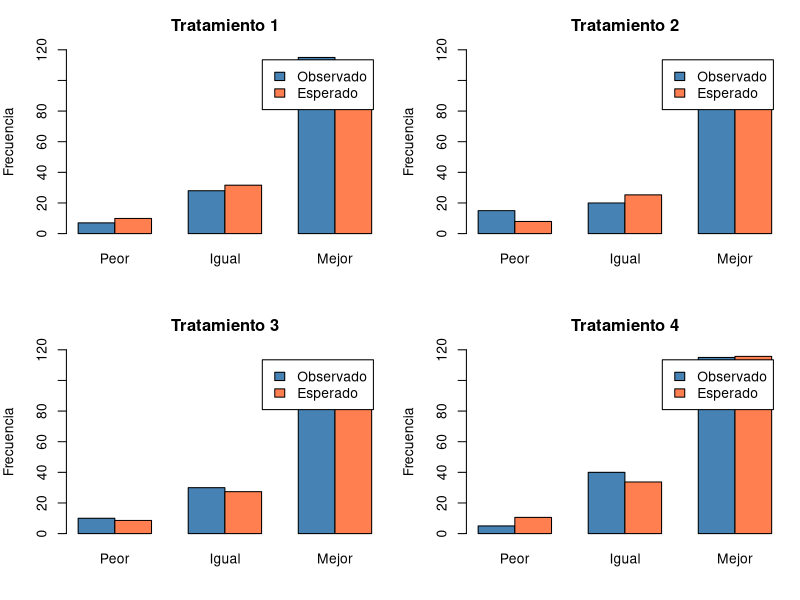
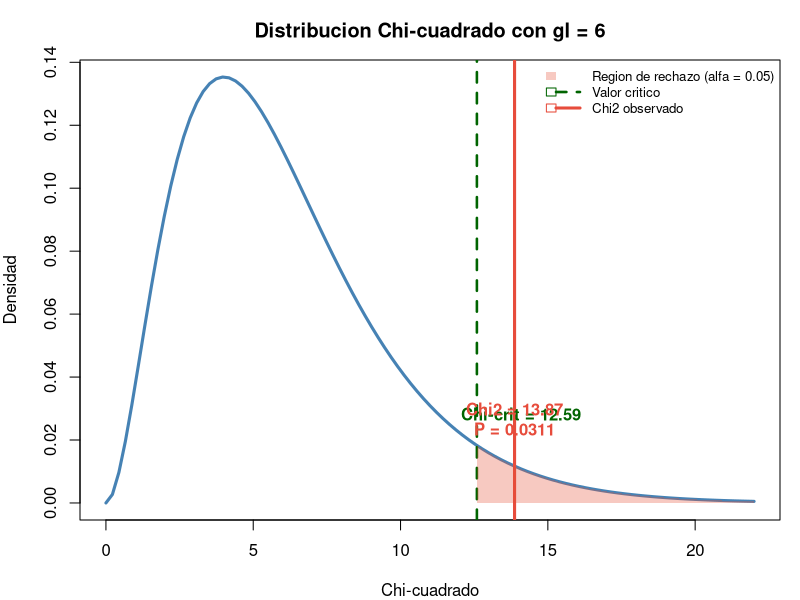
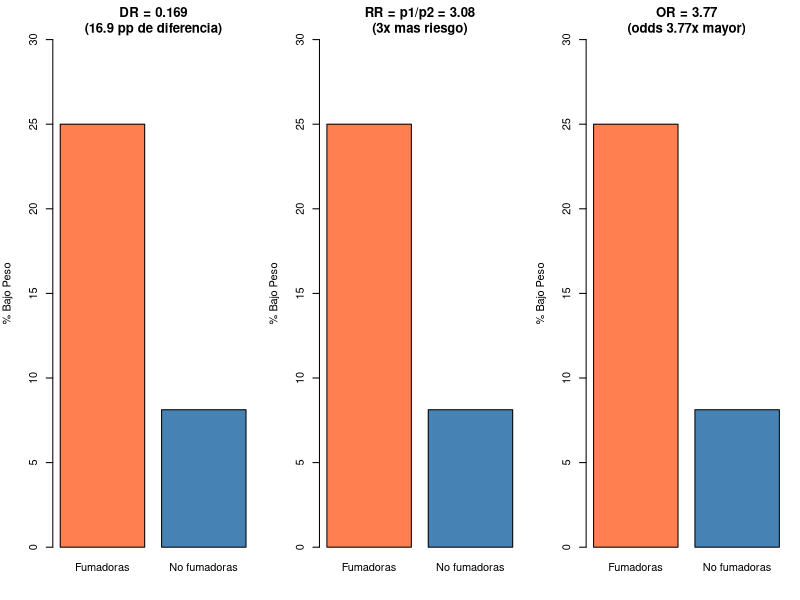
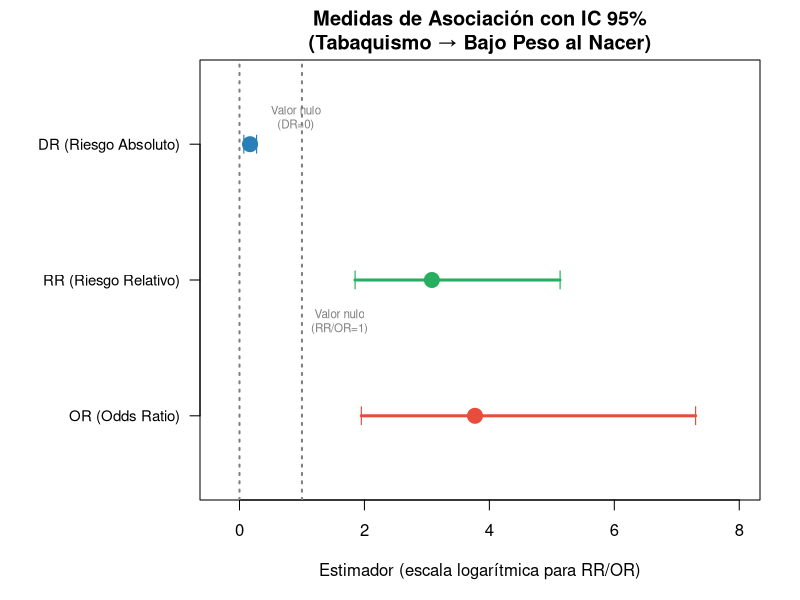
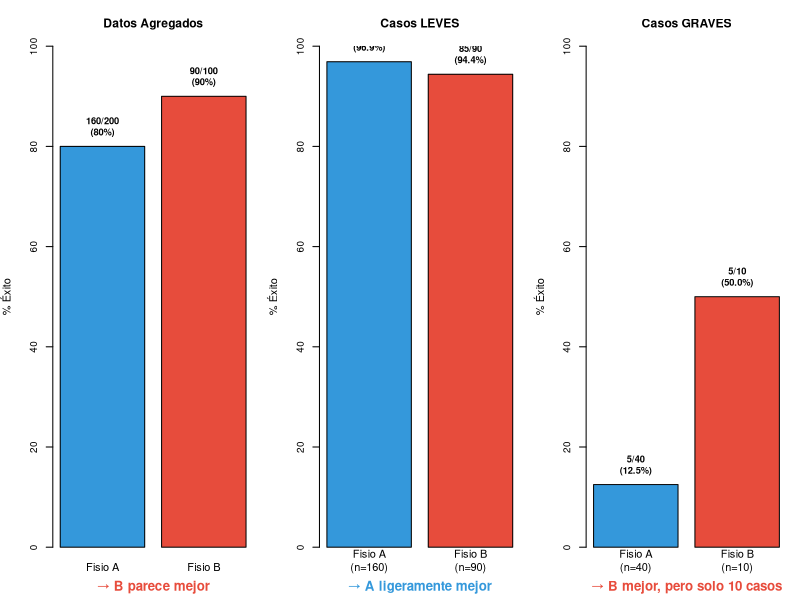

Write the R code that produced these figures, in order.
## ---- chunk 1
trat <- matrix(c(7,28,115,15,20,85,10,30,90,5,40,115), nrow=4, byrow=TRUE)
round(chisq.test(trat)$expected, 2)
## ---- chunk 2
#| fig-height: 5
O <- matrix(c(7,28,115, 15,20,85, 10,30,90, 5,40,115), nrow=4, byrow=TRUE)
E <- matrix(c(9.91,31.61,108.48, 7.93,25.28,86.79, 8.59,27.39,94.02, 10.57,33.72,115.71), nrow=4, byrow=TRUE)

par(mfrow=c(2,2), mar=c(4,4,3,1))
for(i in 1:4){
  barplot(rbind(O[i,], E[i,]), beside=TRUE, names=c("Peor","Igual","Mejor"),
          col=c("steelblue","coral"), main=paste("Tratamiento",i),
          ylab="Frecuencia", ylim=c(0,120), legend=c("Observado","Esperado"))
}
par(mfrow=c(1,1))
## ---- chunk 3
chi <- chisq.test(trat)
cat("χ²exp =", round(chi$statistic,2), "| gl =", chi$parameter,
    "| P =", round(chi$p.value,4))
## ---- chunk 4
#| fig-height: 5
gl <- 6
chi_exp <- 13.87
chi_crit <- qchisq(0.95, gl)
p_val <- round(1 - pchisq(chi_exp, gl), 4)

curve(dchisq(x, gl), 0, 22, lwd = 3, col = "steelblue",
      main = "Distribucion Chi-cuadrado con gl = 6",
      xlab = "Chi-cuadrado", ylab = "Densidad")
abline(v = chi_crit, col = "darkgreen", lwd = 2.5, lty = 2)
abline(v = chi_exp, col = "#e74c3c", lwd = 3)
# Region de rechazo
xr <- seq(chi_crit, 22, 0.01)
yr <- dchisq(xr, gl)
polygon(c(xr, rev(xr)), c(yr, rep(0, length(yr))),
        col = rgb(0.9, 0.3, 0.2, 0.3), border = NA)
# Etiquetas
text(chi_crit + 1.5, dchisq(chi_crit, gl) + 0.01,
     "Chi-crit = 12.59", col = "darkgreen", font = 2)
text(chi_exp, dchisq(chi_exp, gl) + 0.015,
     paste0("Chi2 = ", chi_exp, "\nP = ", p_val), col = "#e74c3c", font = 2)
legend("topright", c("Region de rechazo (alfa = 0.05)", "Valor critico", "Chi2 observado"),
       fill = c(rgb(0.9, 0.3, 0.2, 0.3), NA, NA),
       border = c(NA, "darkgreen", "#e74c3c"),
       lty = c(NA, 2, 1), lwd = c(NA, 2.5, 3),
       col = c(NA, "darkgreen", "#e74c3c"), bty = "n", cex = 0.8)
## ---- chunk 5
chi <- chisq.test(trat)
round(chi$stdres, 2)
## ---- chunk 6
tumor <- matrix(c(23,9,6,21,4,3,34,24,17), nrow=3, byrow=TRUE)
chi2 <- chisq.test(tumor)
cat("χ²exp =", round(chi2$statistic,2), "| gl =", chi2$parameter,
    "| P =", round(chi2$p.value,4))
# χ²exp = 7.64, gl = 4, P = 0.106 → No significativo (pero hay indicios)
## ---- chunk 7
tabla <- matrix(c(20,26,60,294), nrow=2)
chi <- chisq.test(tabla, correct=TRUE)
cat("χ²exp =", round(chi$statistic,2), "| P =", format(chi$p.value, digits=4))
## ---- chunk 8
#| fig-height: 4.5
par(mfrow=c(1,3), mar=c(4,4,3,1))
# DR
p1<-20/80; p2<-26/320
barplot(c(p1,p2)*100, names=c("Fumadoras","No fumadoras"), col=c("coral","steelblue"),
        main=paste0("DR = ",round(p1-p2,3),"\n(",round((p1-p2)*100,1)," pp de diferencia)"),
        ylab="% Bajo Peso", ylim=c(0,30))
# RR = 3.08
barplot(c(p1,p2)*100, names=c("Fumadoras","No fumadoras"), col=c("coral","steelblue"),
        main=paste0("RR = p1/p2 = ",round(p1/p2,2),"\n(3x mas riesgo)"),
        ylab="% Bajo Peso", ylim=c(0,30))
# OR = 3.77
barplot(c(p1,p2)*100, names=c("Fumadoras","No fumadoras"), col=c("coral","steelblue"),
        main=paste0("OR = ",round((20*294)/(26*60),2),"\n(odds 3.77x mayor)"),
        ylab="% Bajo Peso", ylim=c(0,30))
par(mfrow=c(1,1))
## ---- chunk 9
O11<-20; O12<-26; O21<-60; O22<-294; C1<-80; C2<-320
d  <- O11/C1 - O12/C2
R  <- (O11/C1) / (O12/C2)
O  <- (O11*O22)/(O12*O21)
cat("Riesgo Absoluto d =", round(d,3),
    "\nRiesgo Relativo R =", round(R,3),
    "\nOdds Ratio      O =", round(O,3))
## ---- chunk 10
#| fig-height: 4.5
# Forest plot de las medidas de asociación con IC 95%
medidas <- c("DR (Riesgo Absoluto)", "RR (Riesgo Relativo)", "OR (Odds Ratio)")
estimador <- c(0.169, 3.08, 3.77)
ic_inf <- c(0.067, 1.85, 1.95)
ic_sup <- c(0.271, 5.13, 7.30)
valor_nulo <- c(0, 1, 1)
colores <- c("#2980b9", "#27ae60", "#e74c3c")

par(mar = c(5, 10, 3, 2))
plot(estimador, 3:1, pch = 19, cex = 2, col = colores,
     xlim = c(-0.3, 8), ylim = c(0.5, 3.5), yaxt = "n",
     xlab = "Estimador (escala logarítmica para RR/OR)", ylab = "",
     main = "Medidas de Asociación con IC 95%\n(Tabaquismo → Bajo Peso al Nacer)",
     log = "")
axis(2, at = 3:1, labels = medidas, las = 1, cex.axis = 0.9)
# Intervalos de confianza
for(i in 1:3) {
  lines(c(ic_inf[i], ic_sup[i]), c(3-i+1, 3-i+1), lwd = 3, col = colores[i])
  points(ic_inf[i], 3-i+1, pch = "|", cex = 1.2, col = colores[i])
  points(ic_sup[i], 3-i+1, pch = "|", cex = 1.2, col = colores[i])
}
# Líneas de valor nulo
abline(v = 0, lty = 3, col = "grey50", lwd = 2)
text(0.9, 3.2, "Valor nulo\n(DR=0)", col = "grey50", cex = 0.7)
abline(v = 1, lty = 3, col = "grey50", lwd = 2)
text(1.6, 1.7, "Valor nulo\n(RR/OR=1)", col = "grey50", cex = 0.7)
## ---- chunk 11
n12<-15; n21<-31
z_exp <- (abs(n12-n21)-0.5)/sqrt(n12+n21)
P <- 2*(1-pnorm(z_exp))
cat("zexp =", round(z_exp,3), "| P =", round(P,4))
## ---- chunk 12
n<-166; n12<-15; n21<-31; z_a<-qnorm(0.975)
d <- (n12-n21)/n
se <- sqrt((n12+n21) - (n12-n21)^2/n) / n
IC <- c(d - z_a*se, d + z_a*se)
cat("Diferencia =", round(d,4), "| IC95% = (", round(IC[1],4), ",", round(IC[2],4), ")")
## ---- chunk 13
matriz <- matrix(c(8, 2, 3, 7), nrow=2, byrow=TRUE)
rownames(matriz) <- c("Terapia", "Control")
colnames(matriz) <- c("Mejoría", "No mejoría")
# Chi-cuadrado: frecuencias esperadas
cat("Frecuencias esperadas:\n"); print(round(chisq.test(matriz)$expected, 1))
# Fisher exact test
fisher.test(matriz)
## ---- chunk 14
p1 <- 0.60; p2 <- 0.36
DR <- p1 - p2
NNT <- 1 / abs(DR)
cat("DR =", round(DR, 3), "\nNNT =", round(NNT, 1),
    "\n→ Necesitas tratar", ceiling(NNT), "pacientes con electroterapia",
    "\n  para que 1 adicional mejore respecto a ejercicio solo")
## ---- chunk 15
#| fig-height: 5.5
par(mfrow = c(1, 3), mar = c(4, 4, 3.5, 1))

# --- Datos ---
# Agregado: A: 160/200 = 80%, B: 90/100 = 90%
# Estratificado por gravedad:
# Leves:  A = 155/160 (96.9%), B = 85/90 (94.4%)
# Graves: A =   5/40  (12.5%), B =  5/10 (50.0%)

# Panel 1: Datos agregados
bp1 <- barplot(c(80, 90), names = c("Fisio A", "Fisio B"),
               col = c("#3498db", "#e74c3c"), ylim = c(0, 100),
               main = "Datos Agregados", ylab = "% Éxito",
               cex.main = 1.1, cex.axis = 0.9)
text(bp1, c(80, 90) + 4, labels = c("160/200\n(80%)", "90/100\n(90%)"),
     cex = 0.85, font = 2)
mtext("→ B parece mejor", side = 1, line = 2.5, cex = 0.8, col = "#e74c3c", font = 2)

# Panel 2: Leves
bp2 <- barplot(c(96.9, 94.4), names = c("Fisio A\n(n=160)", "Fisio B\n(n=90)"),
               col = c("#3498db", "#e74c3c"), ylim = c(0, 100),
               main = "Casos LEVES", ylab = "% Éxito",
               cex.main = 1.1, cex.axis = 0.9)
text(bp2, c(96.9, 94.4) + 4, labels = c("155/160\n(96.9%)", "85/90\n(94.4%)"),
     cex = 0.85, font = 2)
mtext("→ A ligeramente mejor", side = 1, line = 2.5, cex = 0.8, col = "#3498db", font = 2)

# Panel 3: Graves
bp3 <- barplot(c(12.5, 50), names = c("Fisio A\n(n=40)", "Fisio B\n(n=10)"),
               col = c("#3498db", "#e74c3c"), ylim = c(0, 100),
               main = "Casos GRAVES", ylab = "% Éxito",
               cex.main = 1.1, cex.axis = 0.9)
text(bp3, c(12.5, 50) + 4, labels = c("5/40\n(12.5%)", "5/10\n(50.0%)"),
     cex = 0.85, font = 2)
mtext("→ B mejor, pero solo 10 casos", side = 1, line = 2.5, cex = 0.8, col = "#e74c3c", font = 2)
